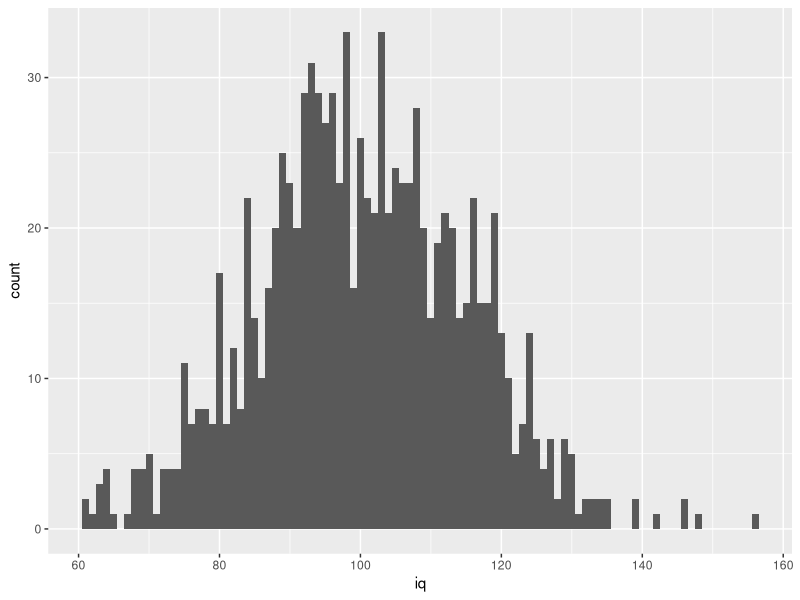
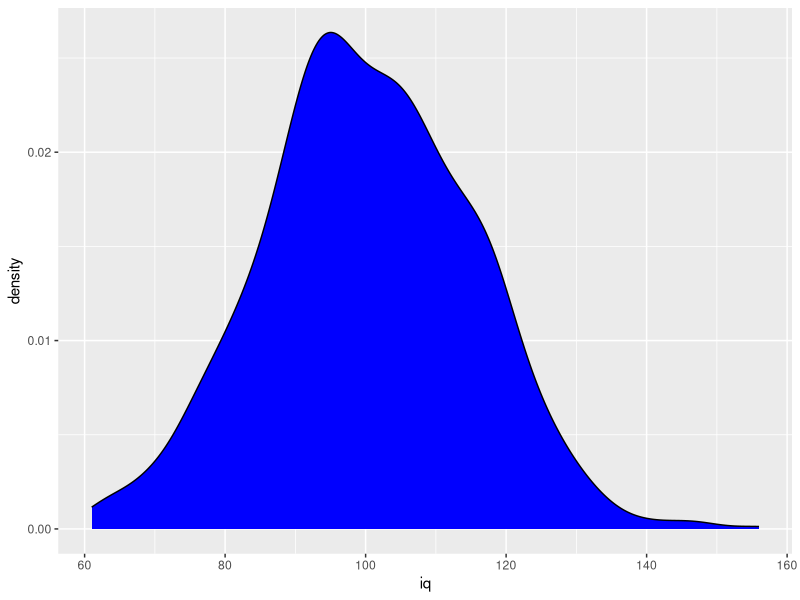
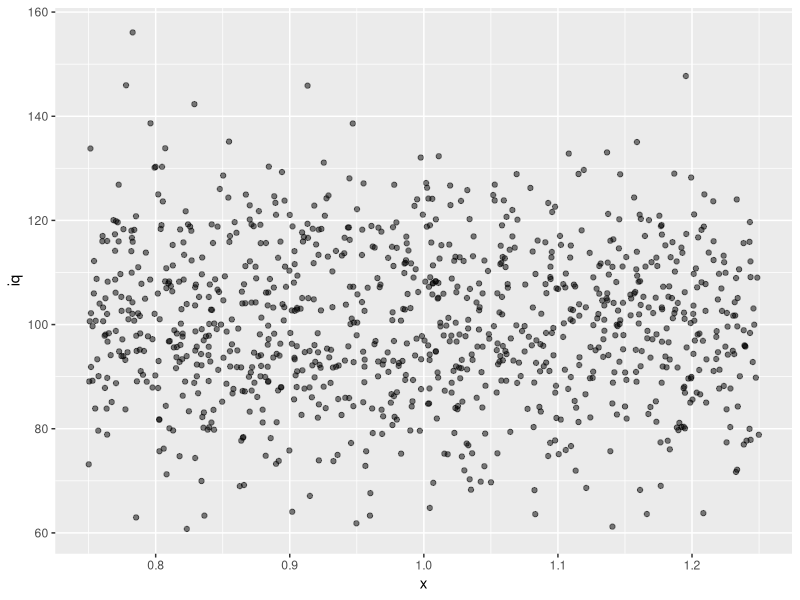
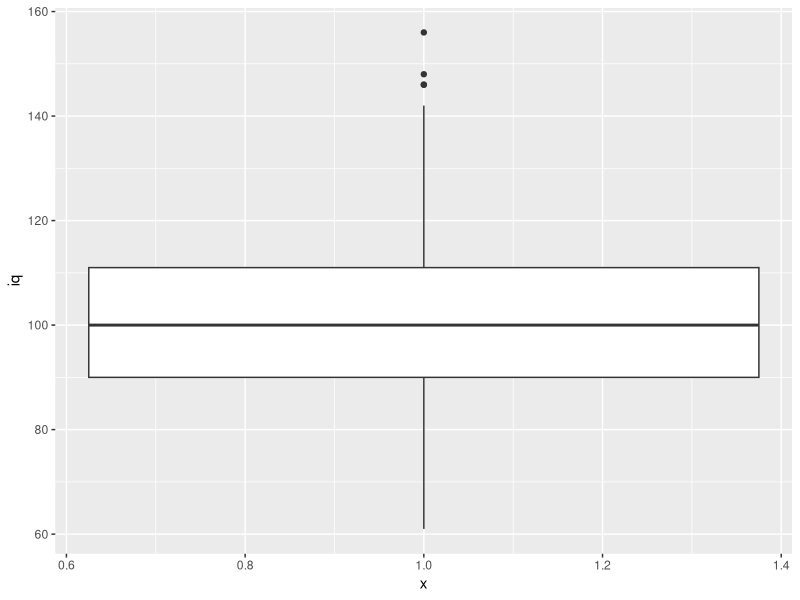
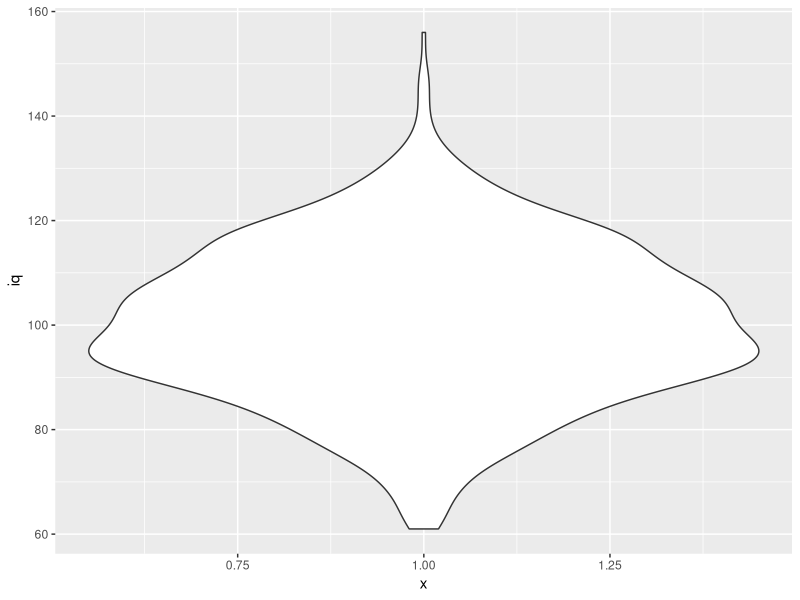

These charts were generated, in order, by the following R code:
## ---- chunk 1
library(ggplot2)

df = data.frame(iq = round(rnorm(1000, 100, 15)))
## ---- chunk 2
ggplot(df, aes(x=iq))+geom_histogram(binwidth=1)
## ---- chunk 3
ggplot(df, aes(x=iq))+geom_density(fill="blue")
## ---- chunk 4
ggplot(df, aes(x=1, y=iq))+geom_point(position=position_jitter(width = 0.25), alpha=0.5)
## ---- chunk 5
ggplot(df, aes(x=1, y=iq))+geom_boxplot()
## ---- chunk 6
ggplot(df, aes(x=1, y=iq))+geom_violin()
